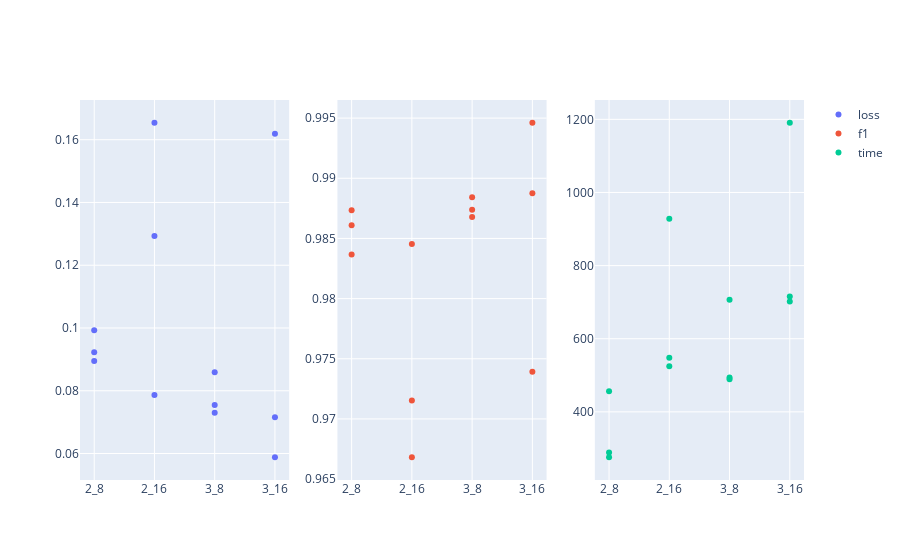
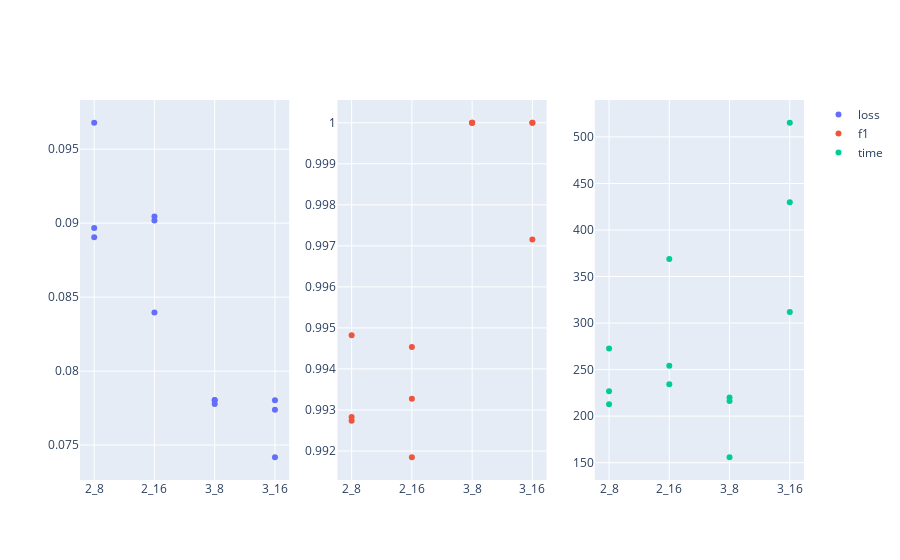
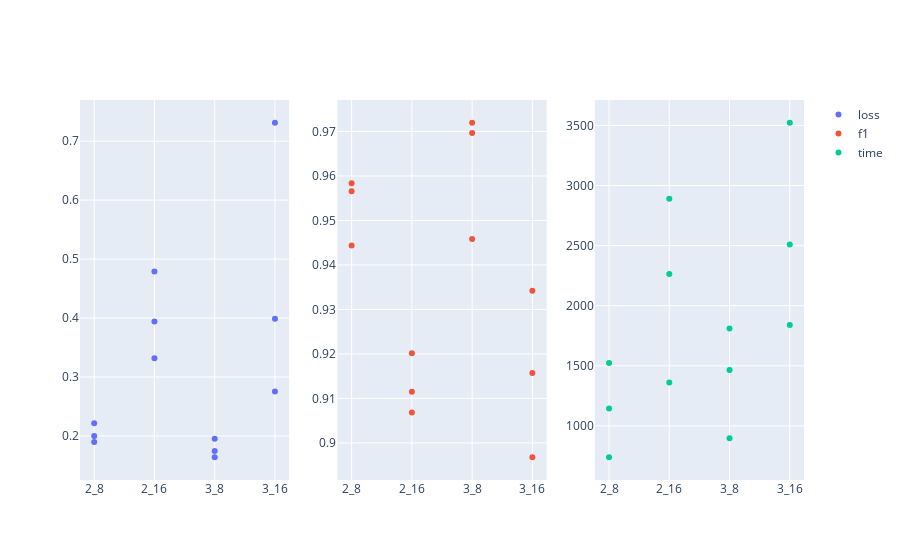
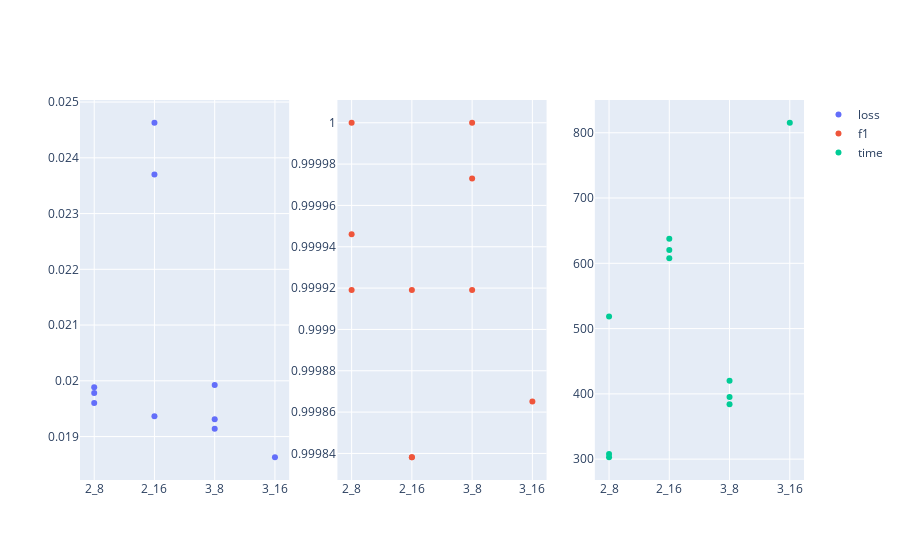

Source (notebook cell) for these figures, in order:
### Markdown cell above
# Train Stats

### Code cell
visualise_train(layers=layers, dimensions=dimensions)

### Figure 1 — Plotly figure (JSON) as saved in the notebook; plotly's stock layout.template omitted (floating-point values rounded to 4 significant figures)
{"data": [{"hoverinfo": ["all"], "mode": "markers", "name": "loss", "type": "scatter", "x": ["2_8", "2_8", "2_8", "2_16", "2_16", "2_16", "3_8", "3_8", "3_8", "3_16", "3_16", "3_16"], "xaxis": "x", "y": [0.09228, 0.09925, 0.08947, 0.1293, 0.1654, 0.07866, 0.07302, 0.08587, 0.07545, 0.1619, 0.05881, 0.07159], "yaxis": "y"}, {"hoverinfo": ["all"], "mode": "markers", "name": "f1", "type": "scatter", "x": ["2_8", "2_8", "2_8", "2_16", "2_16", "2_16", "3_8", "3_8", "3_8", "3_16", "3_16", "3_16"], "xaxis": "x2", "y": [0.9837, 0.9861, 0.9873, 0.9715, 0.9668, 0.9845, 0.9884, 0.9868, 0.9874, 0.9739, 0.9946, 0.9888], "yaxis": "y2"}, {"hoverinfo": ["all"], "mode": "markers", "name": "time", "type": "scatter", "x": ["2_8", "2_8", "2_8", "2_16", "2_16", "2_16", "3_8", "3_8", "3_8", "3_16", "3_16", "3_16"], "xaxis": "x3", "y": [275.8, 288.4, 456.0, 548.1, 524.7, 928.0, 493.9, 706.3, 489.4, 715.5, 701.8, 1191.0], "yaxis": "y3"}], "layout": {"xaxis": {"anchor": "y", "domain": [0, 0.2889]}, "xaxis2": {"anchor": "y2", "domain": [0.3556, 0.6444]}, "xaxis3": {"anchor": "y3", "domain": [0.7111, 1]}, "yaxis": {"anchor": "x", "domain": [0, 1]}, "yaxis2": {"anchor": "x2", "domain": [0, 1]}, "yaxis3": {"anchor": "x3", "domain": [0, 1]}}}

### Figure 2 — Plotly figure (JSON) as saved in the notebook; plotly's stock layout.template omitted (floating-point values rounded to 4 significant figures)
{"data": [{"hoverinfo": ["all"], "mode": "markers", "name": "loss", "type": "scatter", "x": ["2_8", "2_8", "2_8", "2_16", "2_16", "2_16", "3_8", "3_8", "3_8", "3_16", "3_16", "3_16"], "xaxis": "x", "y": [0.08967, 0.09679, 0.08905, 0.08396, 0.09046, 0.09019, 0.07777, 0.07804, 0.07802, 0.07738, 0.07418, 0.07803], "yaxis": "y"}, {"hoverinfo": ["all"], "mode": "markers", "name": "f1", "type": "scatter", "x": ["2_8", "2_8", "2_8", "2_16", "2_16", "2_16", "3_8", "3_8", "3_8", "3_16", "3_16", "3_16"], "xaxis": "x2", "y": [0.9948, 0.9928, 0.9927, 0.9945, 0.9918, 0.9933, 1, 1, 1, 0.9972, 1, 1], "yaxis": "y2"}, {"hoverinfo": ["all"], "mode": "markers", "name": "time", "type": "scatter", "x": ["2_8", "2_8", "2_8", "2_16", "2_16", "2_16", "3_8", "3_8", "3_8", "3_16", "3_16", "3_16"], "xaxis": "x3", "y": [226.8, 212.7, 272.6, 234.3, 254.1, 368.7, 219.9, 216.4, 155.8, 429.7, 515.2, 311.9], "yaxis": "y3"}], "layout": {"xaxis": {"anchor": "y", "domain": [0, 0.2889]}, "xaxis2": {"anchor": "y2", "domain": [0.3556, 0.6444]}, "xaxis3": {"anchor": "y3", "domain": [0.7111, 1]}, "yaxis": {"anchor": "x", "domain": [0, 1]}, "yaxis2": {"anchor": "x2", "domain": [0, 1]}, "yaxis3": {"anchor": "x3", "domain": [0, 1]}}}

### Figure 3 — Plotly figure (JSON) as saved in the notebook; plotly's stock layout.template omitted (floating-point values rounded to 4 significant figures)
{"data": [{"hoverinfo": ["all"], "mode": "markers", "name": "loss", "type": "scatter", "x": ["2_8", "2_8", "2_8", "2_16", "2_16", "2_16", "3_8", "3_8", "3_8", "3_16", "3_16", "3_16"], "xaxis": "x", "y": [0.1898, 0.1998, 0.2214, 0.4791, 0.394, 0.3319, 0.1745, 0.1955, 0.1639, 0.7313, 0.2755, 0.3988], "yaxis": "y"}, {"hoverinfo": ["all"], "mode": "markers", "name": "f1", "type": "scatter", "x": ["2_8", "2_8", "2_8", "2_16", "2_16", "2_16", "3_8", "3_8", "3_8", "3_16", "3_16", "3_16"], "xaxis": "x2", "y": [0.9566, 0.9584, 0.9444, 0.9068, 0.9115, 0.9201, 0.972, 0.9459, 0.9696, 0.8968, 0.9342, 0.9157], "yaxis": "y2"}, {"hoverinfo": ["all"], "mode": "markers", "name": "time", "type": "scatter", "x": ["2_8", "2_8", "2_8", "2_16", "2_16", "2_16", "3_8", "3_8", "3_8", "3_16", "3_16", "3_16"], "xaxis": "x3", "y": [1146.0, 1523.0, 739.2, 1361.0, 2264.0, 2889.0, 1810.0, 898.0, 1465.0, 3522.0, 2510.0, 1840.0], "yaxis": "y3"}], "layout": {"xaxis": {"anchor": "y", "domain": [0, 0.2889]}, "xaxis2": {"anchor": "y2", "domain": [0.3556, 0.6444]}, "xaxis3": {"anchor": "y3", "domain": [0.7111, 1]}, "yaxis": {"anchor": "x", "domain": [0, 1]}, "yaxis2": {"anchor": "x2", "domain": [0, 1]}, "yaxis3": {"anchor": "x3", "domain": [0, 1]}}}

### Figure 4 — Plotly figure (JSON) as saved in the notebook; plotly's stock layout.template omitted (floating-point values rounded to 4 significant figures)
{"data": [{"hoverinfo": ["all"], "mode": "markers", "name": "loss", "type": "scatter", "x": ["2_8", "2_8", "2_8", "2_16", "2_16", "2_16", "3_8", "3_8", "3_8", "3_16"], "xaxis": "x", "y": [0.01989, 0.0196, 0.01978, 0.0237, 0.02463, 0.01936, 0.01931, 0.01992, 0.01914, 0.01863], "yaxis": "y"}, {"hoverinfo": ["all"], "mode": "markers", "name": "f1", "type": "scatter", "x": ["2_8", "2_8", "2_8", "2_16", "2_16", "2_16", "3_8", "3_8", "3_8", "3_16"], "xaxis": "x2", "y": [0.9999, 1, 0.9999, 0.9999, 0.9998, 0.9998, 1.0, 1, 0.9999, 0.9999], "yaxis": "y2"}, {"hoverinfo": ["all"], "mode": "markers", "name": "time", "type": "scatter", "x": ["2_8", "2_8", "2_8", "2_16", "2_16", "2_16", "3_8", "3_8", "3_8", "3_16"], "xaxis": "x3", "y": [518.5, 302.9, 307.8, 620.3, 637.6, 607.7, 384.2, 395.1, 420.0, 815.3], "yaxis": "y3"}], "layout": {"xaxis": {"anchor": "y", "domain": [0, 0.2889]}, "xaxis2": {"anchor": "y2", "domain": [0.3556, 0.6444]}, "xaxis3": {"anchor": "y3", "domain": [0.7111, 1]}, "yaxis": {"anchor": "x", "domain": [0, 1]}, "yaxis2": {"anchor": "x2", "domain": [0, 1]}, "yaxis3": {"anchor": "x3", "domain": [0, 1]}}}
